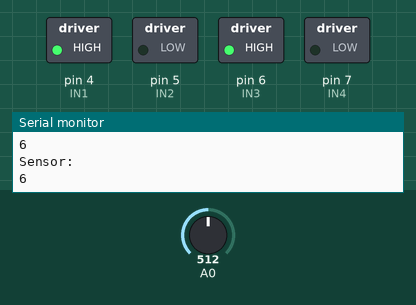
This program was run on a simulated Arduino Uno, built with avr-gcc and run on an emulated ATmega328P. Shown: switched loads named in the program (green lamp = pin HIGH), the last lines printed to the serial monitor. The test bench sets the inputs (shaded band); at power-on: A0 = 512.

Above: at 1.2 s.
1.3 s: A0 set to 484
3.0 s: A0 set to 468
At 4.4 s:
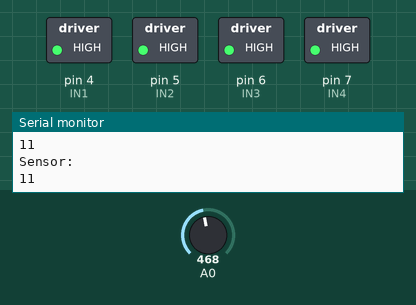
4.8 s: A0 set to 716
At 4.96 s:
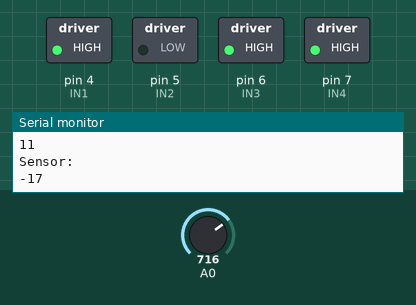
6.6 s: A0 set to 306
At 6.76 s:
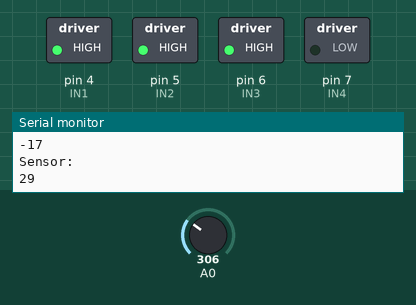
8.4 s: A0 set to 511
At 10.1 s:
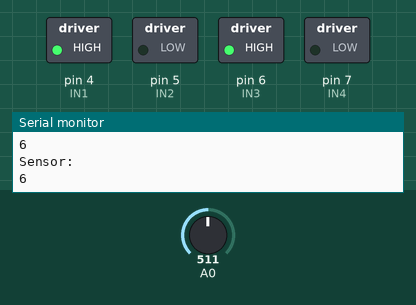
Timing chart, 0 to 11.2 s (numbered marks = the images above; inputs shaded):
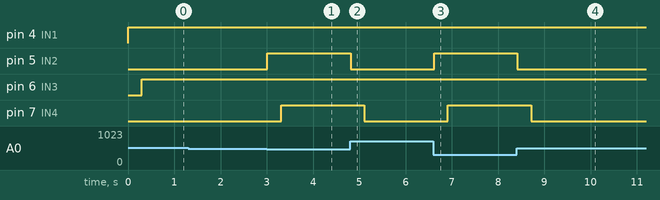

The program:

main.cpp
```cpp
#include <Arduino.h>
#include <GP2Y0E03-Arduino.h>
GP2Y0E03 _sensor(A0);

int IN1 = 4;
int IN2 = 5;
int IN3 = 6;
int IN4 = 7;

//Sensor
int IN5 = 2;

void setup() {

  Serial.begin(9600);

  //Motores
  pinMode(IN1, OUTPUT);
  pinMode(IN2, OUTPUT);
  pinMode(IN3, OUTPUT);
  pinMode(IN4, OUTPUT);

  //Sensores
  pinMode(IN5, INPUT);
}

void loop() {
  int val = _sensor.read();
  Serial.println("Sensor: ");
  Serial.println(val);

  if(val <= 10) {
    //Se o valor do sensor menor que 10 gira o motor A no sentido h
    digitalWrite(IN1, HIGH);
    digitalWrite(IN2, LOW);
    delay(300);

    //Gira o motor B no sentido h
    digitalWrite(IN3, HIGH);
    digitalWrite(IN4, LOW);
    delay(300);

  } else {
    //Se no, para o motor A
    digitalWrite(IN1, HIGH);
    digitalWrite(IN2, HIGH);
    delay(300);

    //Se no, para o motor B
    digitalWrite(IN3, HIGH);
    digitalWrite(IN4, HIGH);
    delay(300);
  }
}
```

Measured:
- the behaviour switches between 475 and 474 on A0 (found by bisection; images 0 and 1)
- after the input at 3.0 s, pin 5 (IN2): LOW → HIGH at once; pin 7 (IN4): LOW → HIGH after 0.31 s
- after the input at 4.8 s, pin 5 (IN2): HIGH → LOW at once; pin 7 (IN4): HIGH → LOW after 0.31 s
- after the input at 6.6 s, pin 5 (IN2): LOW → HIGH at once; pin 7 (IN4): LOW → HIGH after 0.32 s
- after the input at 8.4 s, pin 5 (IN2): HIGH → LOW at once; pin 7 (IN4): HIGH → LOW after 0.32 s
